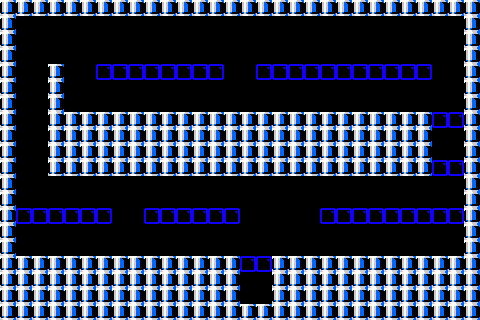

A 2D game scene composited from a Tiled map and its tileset images. What follows is a short description and the map's XML, with each tile layer's data collapsed to a summary:
An orthogonal 30x20 tile map with 16x16 px tiles, 2 tile layers (bricks, solidbricks), 4 tilesets and 15 objects (6x PowerUpSpawnPoint, 3x StarInGameCurrency, 2x hidgonSpawnPoint, SpawnPoint, TimeBomb, ...).

<map version="1.0" orientation="orthogonal" width="30" height="20" tilewidth="16" tileheight="16">
 <tileset firstgid="1" name="TileSetTemplate" tilewidth="16" tileheight="16">
  <image source="TileSetTemplate.png" width="64" height="64" />
 </tileset>
 <tileset firstgid="17" name="TileSetTemplateSolid" tilewidth="16" tileheight="16">
  <image source="TileSetTemplateSolid.png" width="64" height="64" />
 </tileset>
 <tileset firstgid="33" name="Tile E" tilewidth="16" tileheight="16">
  <image source="Tile E.png" width="16" height="16" />
 </tileset>
 <tileset firstgid="34" name="Tile 5 Blue" tilewidth="16" tileheight="16">
  <image source="Tile 5 Blue.png" width="16" height="16" />
 </tileset>
 <layer name="bricks" width="30" height="20">
  <data>[600 cells, 46 non-empty, 1 distinct tile ids]</data>
 </layer>
 <layer name="solidbricks" width="30" height="20">
  <data>[600 cells, 273 non-empty, 1 distinct tile ids]</data>
 </layer>
 <objectgroup name="Objects" width="30" height="20">
  <object x="441" y="107" height="1" />
  <object name="hidgonSpawnPoint" x="109" y="93">
   <properties>
    <property name="hidgonSpawnPoint" value="1" />
   </properties>
  </object>
  <object name="SpawnPoint" x="258" y="291">
   <properties>
    <property name="SpawnPoint" value="1" />
   </properties>
  </object>
  <object name="StarInGameCurrency" x="34" y="242">
   <properties>
    <property name="StarInGameCurrency" value="1" />
   </properties>
  </object>
  <object name="PowerUpSpawnPoint" x="154" y="193">
   <properties>
    <property name="PowerUpSpawnPoint" value="0" />
   </properties>
  </object>
  <object name="PowerUpSpawnPoint" x="167" y="194">
   <properties>
    <property name="PowerUpSpawnPoint" value="1" />
   </properties>
  </object>
  <object name="PowerUpSpawnPoint" x="185" y="194">
   <properties>
    <property name="PowerUpSpawnPoint" value="2" />
   </properties>
  </object>
  <object name="PowerUpSpawnPoint" x="323" y="196">
   <properties>
    <property name="PowerUpSpawnPoint" value="3" />
   </properties>
  </object>
  <object name="PowerUpSpawnPoint" x="340" y="195">
   <properties>
    <property name="PowerUpSpawnPoint" value="4" />
   </properties>
  </object>
  <object name="PowerUpSpawnPoint" x="358" y="195">
   <properties>
    <property name="PowerUpSpawnPoint" value="5" />
   </properties>
  </object>
  <object name="StarInGameCurrency" x="450" y="241">
   <properties>
    <property name="StarInGameCurrency" value="1" />
   </properties>
  </object>
  <object name="hidgonSpawnPoint" x="448" y="195">
   <properties>
    <property name="hidgonSpawnPoint" value="1" />
   </properties>
  </object>
  <object name="TimeBomb" x="449" y="34">
   <properties>
    <property name="TimeBomb" value="1" />
   </properties>
  </object>
  <object name="ExitDoor" x="241" y="83">
   <properties>
    <property name="ExitDoor" value="1" />
   </properties>
  </object>
  <object name="StarInGameCurrency" x="34" y="89">
   <properties>
    <property name="StarInGameCurrency" value="1" />
   </properties>
  </object>
 </objectgroup>
</map>
